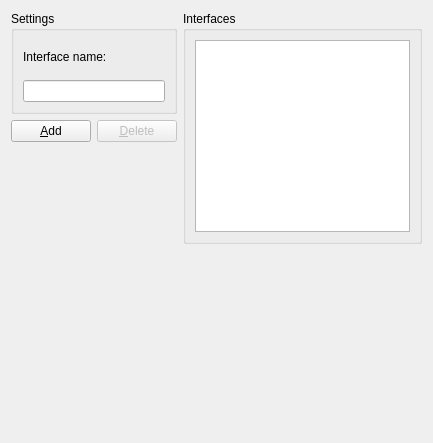
<ui version="4.0" >
 <class>DecorativeNodePage</class>
 <widget class="QWidget" name="DecorativeNodePage" >
  <property name="geometry" >
   <rect>
    <x>0</x>
    <y>0</y>
    <width>433</width>
    <height>443</height>
   </rect>
  </property>
  <property name="windowTitle" >
   <string>Decorative Node</string>
  </property>
  <layout class="QGridLayout" >
   <item row="0" column="0" colspan="2" >
    <widget class="QGroupBox" name="groupBox_11" >
     <property name="title" >
      <string>Settings</string>
     </property>
     <layout class="QGridLayout" >
      <item row="0" column="0" >
       <widget class="QLabel" name="label_9" >
        <property name="text" >
         <string>Interface name:</string>
        </property>
       </widget>
      </item>
      <item row="1" column="0" >
       <widget class="QLineEdit" name="lineEditInterface" >
        <property name="sizePolicy" >
         <sizepolicy vsizetype="Fixed" hsizetype="Expanding" >
          <horstretch>0</horstretch>
          <verstretch>0</verstretch>
         </sizepolicy>
        </property>
       </widget>
      </item>
     </layout>
    </widget>
   </item>
   <item rowspan="3" row="0" column="2" >
    <widget class="QGroupBox" name="groupBox_10" >
     <property name="title" >
      <string>Interfaces</string>
     </property>
     <layout class="QVBoxLayout" >
      <item>
       <widget class="QListWidget" name="listWidgetInterfaces" >
        <property name="sizePolicy" >
         <sizepolicy vsizetype="Minimum" hsizetype="Expanding" >
          <horstretch>0</horstretch>
          <verstretch>0</verstretch>
         </sizepolicy>
        </property>
       </widget>
      </item>
     </layout>
    </widget>
   </item>
   <item row="1" column="0" >
    <widget class="QPushButton" name="pushButtonAddInterface" >
     <property name="text" >
      <string>&amp;Add</string>
     </property>
    </widget>
   </item>
   <item row="1" column="1" >
    <widget class="QPushButton" name="pushButtonDeleteInterface" >
     <property name="enabled" >
      <bool>false</bool>
     </property>
     <property name="text" >
      <string>&amp;Delete</string>
     </property>
    </widget>
   </item>
   <item rowspan="2" row="2" column="0" colspan="2" >
    <spacer>
     <property name="orientation" >
      <enum>Qt::Vertical</enum>
     </property>
     <property name="sizeHint" >
      <size>
       <width>20</width>
       <height>321</height>
      </size>
     </property>
    </spacer>
   </item>
   <item row="3" column="2" >
    <spacer>
     <property name="orientation" >
      <enum>Qt::Vertical</enum>
     </property>
     <property name="sizeHint" >
      <size>
       <width>20</width>
       <height>221</height>
      </size>
     </property>
    </spacer>
   </item>
  </layout>
 </widget>
 <resources/>
 <connections/>
</ui>
